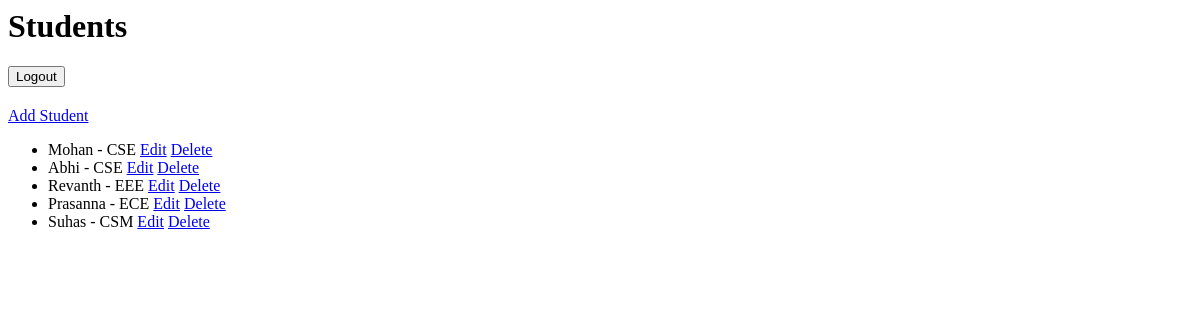
Page / (signed in) on the earlier database version.
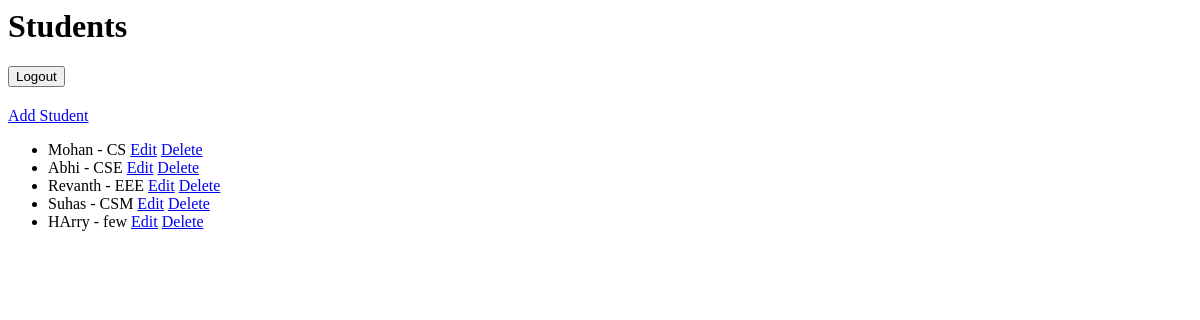
Same page on the later database version.
### students/models.py (models this page shows, shortened)
class Student(models.Model):
    name = models.CharField(max_length=100)
    email = models.EmailField(unique=True)
    age = models.IntegerField()
    course = models.CharField(max_length=100)
    created_at = models.DateTimeField(auto_now_add=True)

### students/views.py (the view)
# urls.py: path('', views.student_list, name='student_list'),
@login_required
def student_list(request):
    students = Student.objects.all()
    return render(request , 'students/student_list.html', {'students': students})

### students/templates/students/student_list.html (shortened to what this page needs)
<h1>Students</h1>
<form method="post" action="{% url 'logout' %}" style="margin-bottom: 20px;">
    <button type="submit">Logout</button>
</form>
<a href="{% url 'student_create' %}">Add Student</a>
<ul>
  {% for student in students %}
    <li>
      {{ student.name }} - {{ student.course }}
      <a href="{% url 'student_update' student.id %}">Edit</a>
      <a href="{% url 'student_delete' student.id %}">Delete</a>
    </li>
  {% endfor %}
</ul>

Differences in the rows shown:
removed Student: name "Prasanna", course "ECE"
changed Student "Mohan": course "CSE" → "CS"
added Student: name "HArry", course "few"
